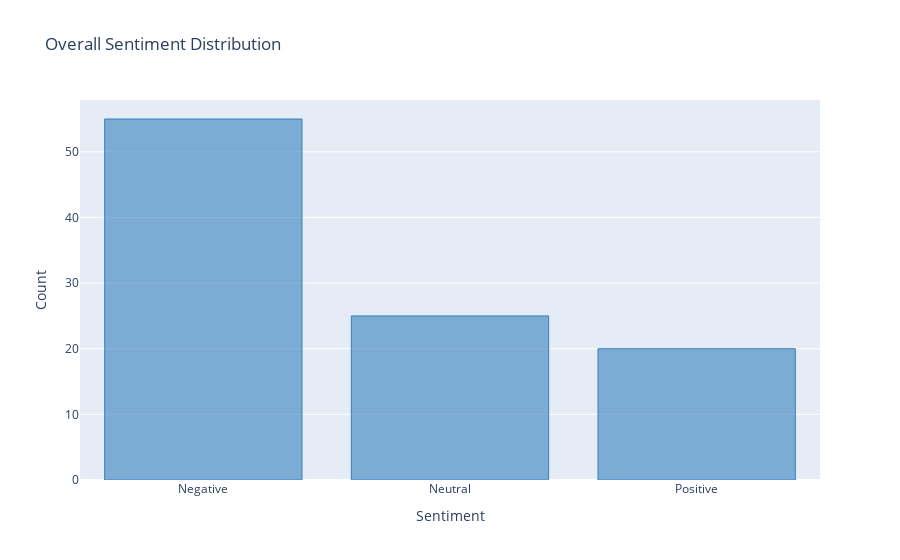

Notebook cell for this chart:
### Code cell
# show barchart of overall twitter sentiment
layout1=dict(autosize=True, yaxis=dict(automargin=True, title="Count"), xaxis=dict(automargin=True, title="Sentiment"),title="Overall Sentiment Distribution")
df['Sentiment'].value_counts().iplot(kind='bar', title='Overall Sentiment Distribution', color="blue", layout=layout1)

### Figure 1 — Plotly figure (JSON) as saved in the notebook; plotly's stock layout.template omitted (floating-point values rounded to 4 significant figures)
{"data": [{"marker": {"color": "rgba(55, 128, 191, 0.6)", "line": {"color": "rgba(55, 128, 191, 1.0)", "width": 1}}, "name": "Sentiment", "orientation": "v", "text": "", "type": "bar", "x": ["Negative", "Neutral", "Positive"], "y": [55, 25, 20]}], "layout": {"autosize": true, "title": {"text": "Overall Sentiment Distribution"}, "xaxis": {"automargin": true, "autorange": true, "range": [-0.5, 2.5], "title": {"text": "Sentiment"}, "type": "category"}, "yaxis": {"automargin": true, "autorange": true, "range": [0, 57.89], "title": {"text": "Count"}, "type": "linear"}}}
